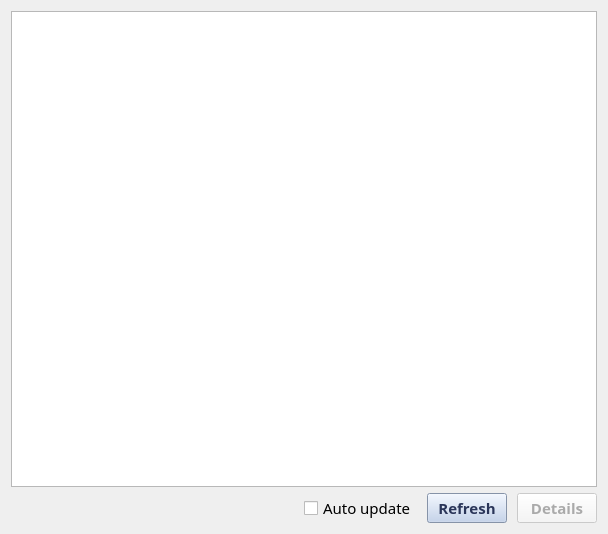
<?xml version="1.0" encoding="UTF-8"?>
<ui version="4.0">
 <class>Form</class>
 <widget class="QWidget" name="Form">
  <property name="geometry">
   <rect>
    <x>0</x>
    <y>0</y>
    <width>608</width>
    <height>534</height>
   </rect>
  </property>
  <property name="font">
   <font>
    <family>Fira Sans</family>
    <pointsize>11</pointsize>
   </font>
  </property>
  <property name="windowTitle">
   <string>Form</string>
  </property>
  <property name="styleSheet">
   <string notr="true">QFrame#frame { background: #EFEFEF }

QPushButton { 
	background: #BCCEEB;
	color: #2A3559;
	font-weight: bold;
}
QPushButton:disabled {
	background: #f6f6f6;
	color: #aaa;
}</string>
  </property>
  <layout class="QVBoxLayout" name="verticalLayout">
   <item>
    <widget class="QTableWidget" name="table">
     <property name="font">
      <font>
       <family>Fira Sans</family>
      </font>
     </property>
     <property name="sizeAdjustPolicy">
      <enum>QAbstractScrollArea::AdjustToContents</enum>
     </property>
     <property name="editTriggers">
      <set>QAbstractItemView::NoEditTriggers</set>
     </property>
     <property name="selectionMode">
      <enum>QAbstractItemView::SingleSelection</enum>
     </property>
     <property name="selectionBehavior">
      <enum>QAbstractItemView::SelectRows</enum>
     </property>
     <attribute name="horizontalHeaderStretchLastSection">
      <bool>true</bool>
     </attribute>
    </widget>
   </item>
   <item>
    <layout class="QHBoxLayout" name="horizontalLayout_2">
     <property name="spacing">
      <number>10</number>
     </property>
     <item>
      <spacer name="horizontalSpacer_2">
       <property name="orientation">
        <enum>Qt::Horizontal</enum>
       </property>
       <property name="sizeHint" stdset="0">
        <size>
         <width>40</width>
         <height>20</height>
        </size>
       </property>
      </spacer>
     </item>
     <item>
      <widget class="QCheckBox" name="auto_refresh">
       <property name="enabled">
        <bool>true</bool>
       </property>
       <property name="text">
        <string>Auto update</string>
       </property>
      </widget>
     </item>
     <item>
      <widget class="QPushButton" name="refresh_button">
       <property name="font">
        <font>
         <family>Fira Sans</family>
         <pointsize>11</pointsize>
         <weight>75</weight>
         <bold>true</bold>
        </font>
       </property>
       <property name="text">
        <string>Refresh</string>
       </property>
      </widget>
     </item>
     <item>
      <widget class="QPushButton" name="details_button">
       <property name="enabled">
        <bool>false</bool>
       </property>
       <property name="font">
        <font>
         <family>Fira Sans</family>
         <pointsize>11</pointsize>
         <weight>75</weight>
         <bold>true</bold>
        </font>
       </property>
       <property name="styleSheet">
        <string notr="true"/>
       </property>
       <property name="text">
        <string>Details</string>
       </property>
      </widget>
     </item>
    </layout>
   </item>
  </layout>
 </widget>
 <resources/>
 <connections/>
</ui>
